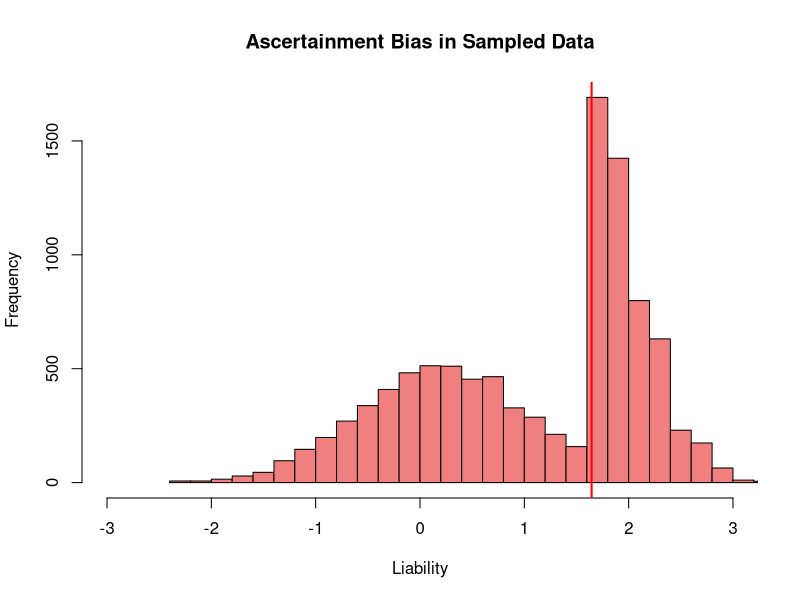
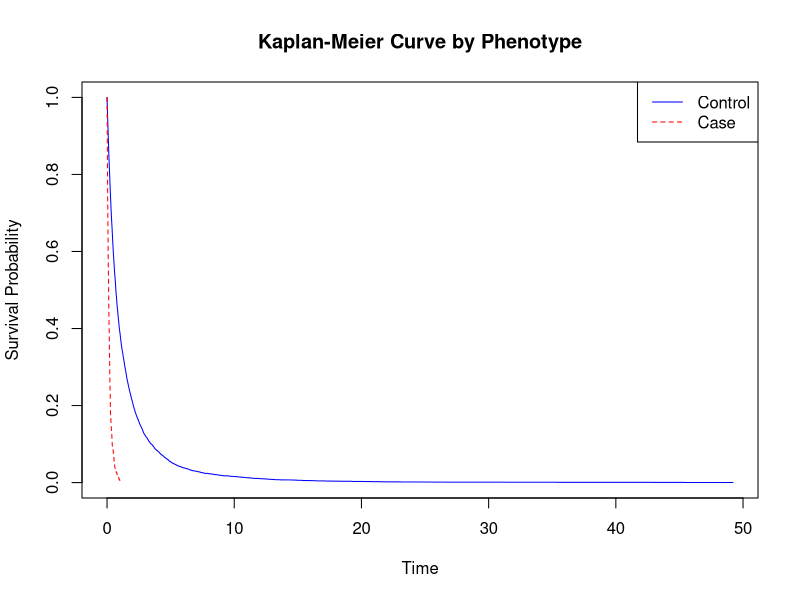

Recreate these plots in R, in order.
## ---- chunk 1
knitr::opts_chunk$set(echo = TRUE, warning = FALSE, message = FALSE)
setwd("../liability_threshold_models/")
## ---- chunk 2
library(survival)
## ---- chunk 3

# Parameters
n_individuals <- 10000    # Number of individuals
n_snps <- 1000            # Number of SNPs that contribute to an individuals liability
maf <- 0.3                # Minor allele frequency
heritability <- 0.5       # Heritability of liability
threshold <- qnorm(0.95)  # Threshold 

# Simulate genotypes
set.seed(123)
genotypes <- matrix(rbinom(n_individuals * n_snps, 2, maf), nrow = n_individuals, ncol = n_snps)

# Simulate SNP effects
beta <- rnorm(n_snps, mean = 0, sd = sqrt(heritability / n_snps))

# Calculate liability
genetic_liability <- genotypes %*% beta

# Classify individuals as cases or controls based on threshold
phenotype <- ifelse(genetic_liability > threshold, 1, 0)

## ---- chunk 4
# Add environmental noise to the genetic liability
total_liability <- genetic_liability + rnorm(n_individuals, mean = 0, sd = sqrt(1 - heritability))

# Classify based on threshold
phenotype_env <- ifelse(total_liability > threshold, 1, 0)

## ---- chunk 5

var_genetic <- var(genetic_liability)
var_total <- var(total_liability)

heritability_est <- var_genetic / var_total
heritability_est


## ---- chunk 6
# Sample individuals with bias (e.g., oversample cases)
set.seed(123)
ascertained_cases <- sample(which(phenotype_env == 1), 5000, replace = TRUE)
ascertained_controls <- sample(which(phenotype_env == 0), 5000, replace = TRUE)
ascertained_sample <- c(ascertained_cases, ascertained_controls)

# Visualize the ascertained data
liability_ascertained <- total_liability[ascertained_sample]
phenotype_ascertained <- phenotype_env[ascertained_sample]

hist(liability_ascertained, main = "Ascertainment Bias in Sampled Data", xlab = "Liability", xlim = c(-3, 3), breaks = 30, col = "lightcoral")
abline(v = threshold, col = "red", lwd = 2)


## ---- chunk 7

# Simulate survival times
set.seed(123)
time_to_event <- rexp(n_individuals, rate = exp(total_liability - mean(total_liability)))
censoring_time <- rexp(n_individuals, rate = 0.02) # Censoring time
observed_time <- pmin(time_to_event, censoring_time)
event <- ifelse(time_to_event <= censoring_time, 1, 0) # Event indicator

# Create survival object
surv_obj <- Surv(observed_time, event)

# Fit Cox proportional hazards model
cox_model <- coxph(surv_obj ~ genotypes[,1])
summary(cox_model)


## ---- chunk 8
km_fit <- survfit(surv_obj ~ phenotype_env, conf.type = "log-log")
plot(km_fit, col = c("blue", "red"), lty = 1:2, xlab = "Time", ylab = "Survival Probability", main = "Kaplan-Meier Curve by Phenotype")
legend("topright", legend = c("Control", "Case"), col = c("blue", "red"), lty = 1:2)

